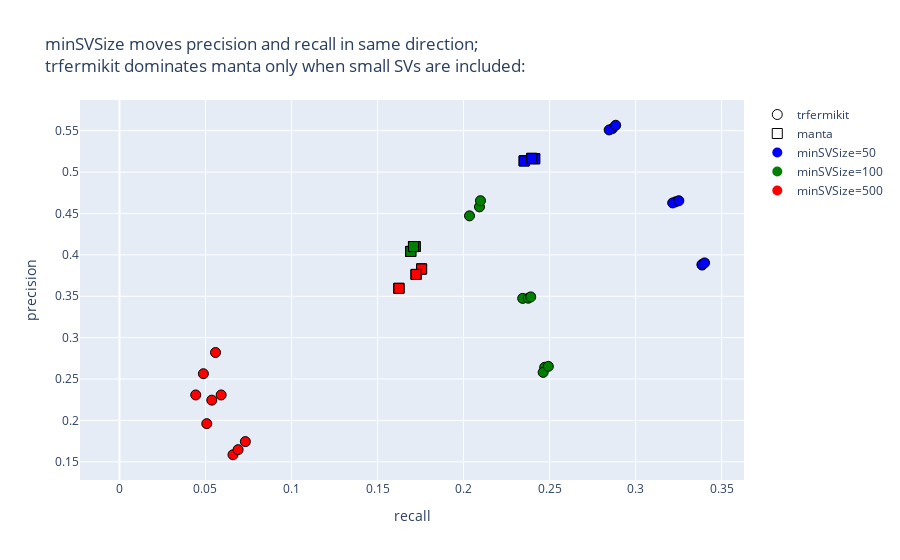
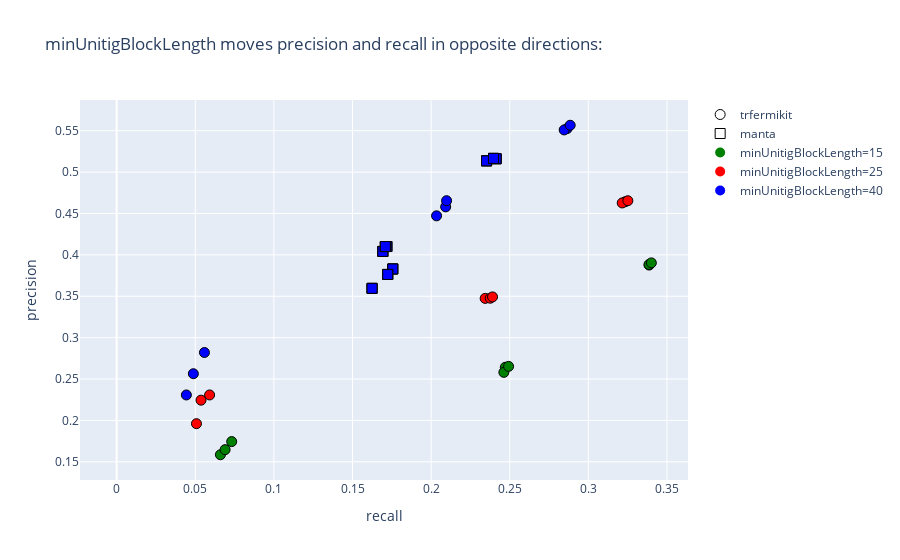

Write notebook code for charts like these, in order.
### Markdown cell above
## trfermikit is more sensitive than manta at discovering small SVs

### Code cell
import plotly.graph_objects as go
import json

def get_precision_recall(experiment, caller):
    try: 
        with open('data/{}/truvari-pacbio-{}/summary.txt'.format(experiment, caller)) as json_file:
            d = json.load(json_file)
            precision = d['TP-base']/float(d['TP-base'] + d['FP'])
            recall = d['TP-base']/float(d['TP-base'] + d['FN'])
            return precision, recall
    except FileNotFoundError: 
        return None, None

def get_config(experiment): 
    with open('data/{}/config.json'.format(experiment)) as json_file:
        return json.load(json_file)

def get_precisions_recalls_configs(caller):   
    experiments = ! ls data

    precisions = []
    recalls = []
    configs = []

    for experiment in experiments: 
        precision, recall = get_precision_recall(experiment, caller)
        precisions.append(precision)
        recalls.append(recall)
        config = get_config(experiment)
        configs.append(config)
        
    return precisions, recalls, configs

def format_config(config, outer_key_top=None, inner_key_top=None): 
    if outer_key_top and inner_key_top: 
        s = '{}.{}: {}<br><br>'.format(
            outer_key_top, 
            inner_key_top, 
            config[outer_key_top][inner_key_top]
        )
    else: 
        s = ''
        
    for outer_key, outer_value in config.items(): 
        if outer_key == 'general': continue 
        s += '{}: <br>'.format(outer_key)
        for inner_key, inner_value in outer_value.items(): 
            if outer_key == outer_key_top and inner_key == inner_key_top: continue 
            s += '  {}: {}<br>'.format(inner_key, inner_value)
    return s

def initialize_colors(configs, outer_key, inner_key): 
    string_list = [config[outer_key][inner_key] for config in configs]
    string_list = list(set(string_list)) # get unique strings
    color_list = ['red', 'green', 'blue', 'yellow', 'magenta', 'cyan']        
    color_dict = {}
    for index, string in enumerate(string_list): 
        color_dict[string] = color_list[index]
    return color_dict

def sort_colors(colors):
    return sorted({int(k): v for k, v in colors.items()}.items())    

def precision_recall_graph(outer_key, inner_key, title, marker_size=10, line_width=1): 
    trfermikit_precisions, trfermikit_recalls, trfermikit_configs = get_precisions_recalls_configs('trfermikit.unitigSupport.thinned') 
    manta_precisions, manta_recalls, manta_configs = get_precisions_recalls_configs('manta') 
    
    colors = initialize_colors(trfermikit_configs, outer_key, inner_key) 
    
    fig = go.Figure(data=go.Scatter(
        x=trfermikit_recalls,
        y=trfermikit_precisions,
        mode='markers',
        name='trfermikit',
        showlegend=False,
        marker=dict(
            symbol='circle',
            size=marker_size,
            line=dict(width=line_width, color='black'),
            color=[colors[config[outer_key][inner_key]] for config in trfermikit_configs]
        ),
        hovertemplate ='%{text}',
        text=[format_config(config, outer_key, inner_key) for config in trfermikit_configs]))
    fig.update_xaxes(title_text='recall')
    fig.update_yaxes(title_text='precision')
    
    fig.add_trace(go.Scatter(
        x=manta_recalls, 
        y=manta_precisions,
        mode='markers',
        name='manta',
        showlegend=False,
        marker=dict(
            symbol='square',
            size=marker_size,
            line=dict(width=line_width, color='black'),
            color=[colors[config[outer_key][inner_key]] for config in manta_configs]
        ),
        hovertemplate ='%{text}',
        text=[format_config(config, outer_key, inner_key) for config in manta_configs]
    ))  

    caller_to_symbol = { 
        'trfermikit': 'circle',
        'manta': 'square'        
    }
    
    for caller, symbol in caller_to_symbol.items():         
        fig.add_trace(go.Scatter(
            y=[None], 
            mode='markers',
            marker=dict(
                symbol=symbol,
                size=marker_size,
                line=dict(width=line_width, color='black'),
                color='white'
            ),
            name=caller
        ))

    for value, color in sort_colors(colors):                 
        fig.add_trace(go.Scatter(
            y=[None], 
            mode='markers',
            marker=dict(
                symbol='circle',
                size=marker_size,
                line=None,
                color=color
            ),
            name='{}={}'.format(inner_key, value)
        ))
    
    fig.update_layout(title=title) 
    
    fig.show()
    
def precision_recall_graphs(): 
    for outer_key, inner_key, commentary in [
        (
            'filterCalls', 
            'minSVSize', 
            'minSVSize moves precision and recall in same direction;<br>' + 
            'trfermikit dominates manta only when small SVs are included:'
        ), 
        (
            'filterCalls', 
            'minUnitigBlockLength', 
            'minUnitigBlockLength moves precision and recall in opposite directions:'
        )

    ]: precision_recall_graph(outer_key, inner_key, title=commentary) 

precision_recall_graphs()
